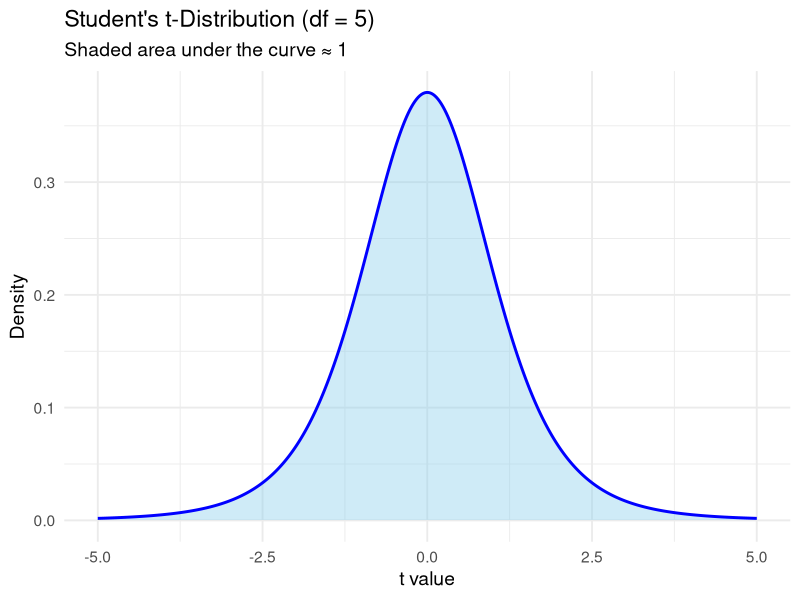

R code for this plot:
## ---- chunk 1
# Load required library
library(ggplot2)

# Set degrees of freedom
nu <- 5

# Create a sequence of t-values
t_vals <- seq(-5, 5, length.out = 400)

# Compute PDF values using built-in dt() function
pdf_vals <- dt(t_vals, df = nu)

# Create a data frame for plotting
df <- data.frame(t = t_vals, density = pdf_vals)

# Numerically integrate to confirm total area = 1
area <- integrate(function(x) dt(x, df = nu), -Inf, Inf)$value

# Display the computed area
cat("Numerically computed area under the t-distribution (df =", nu, "):", area, "\n")

# Plot the t-distribution and shade under the curve
ggplot(df, aes(x = t, y = density)) +
  geom_area(fill = "skyblue", alpha = 0.4) +
  geom_line(color = "blue", size = 1) +
  theme_minimal(base_size = 14) +
  labs(
    title = paste0("Student's t-Distribution (df = ", nu, ")"),
    subtitle = "Shaded area under the curve ≈ 1",
    x = "t value",
    y = "Density"
  )
